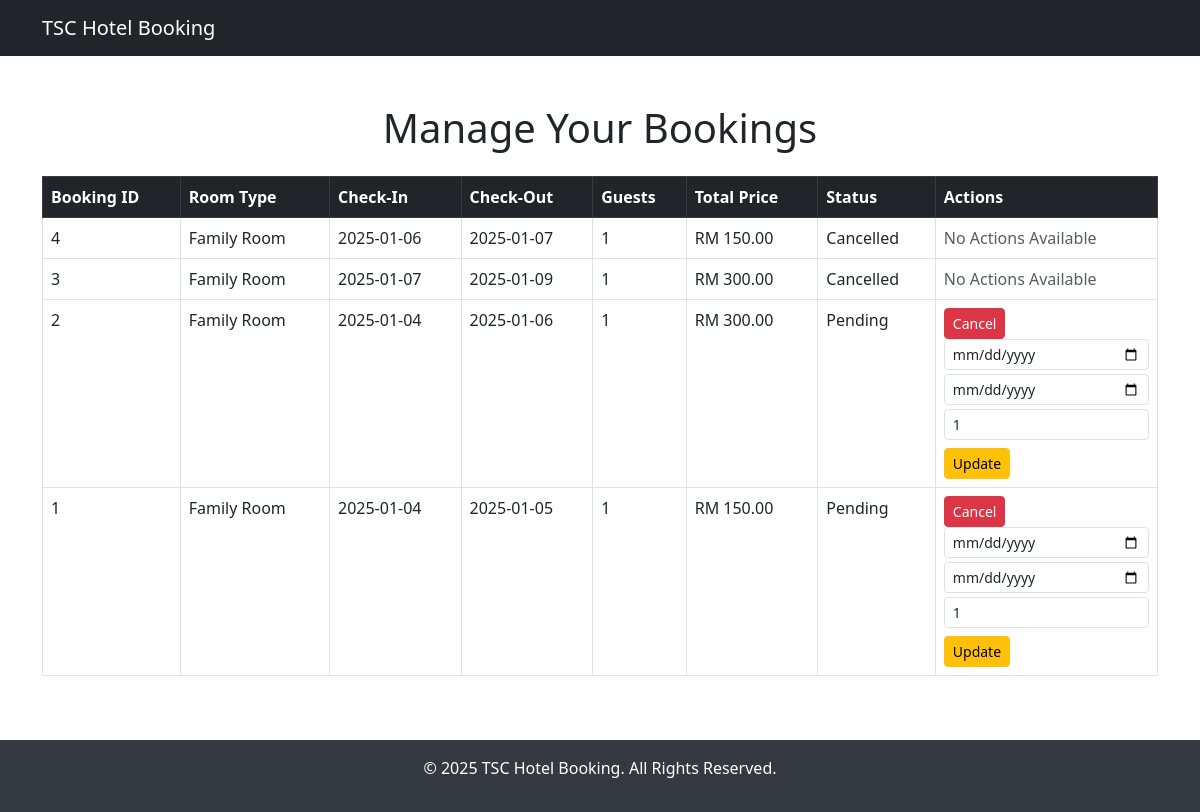
The page /manage_booking.php (signed in) on the database its author committed.
### tables this page shows
CREATE TABLE `booking` (
  `BookingID` int(11) NOT NULL,
  `CustomerID` int(11) NOT NULL,
  `CheckInDate` date NOT NULL,
  `CheckOutDate` date NOT NULL,
  `BookingStatus` varchar(50) NOT NULL DEFAULT 'Pending',
  `NumberOfGuest` int(11) NOT NULL,
  `TotalPrice` decimal(10,2) DEFAULT NULL,
  `BookingDate` datetime DEFAULT current_timestamp()
);

CREATE TABLE `room` (
  `RoomID` int(11) NOT NULL,
  `RoomType` varchar(50) NOT NULL,
  `PricePerNight` decimal(10,2) NOT NULL,
  `Capacity` int(11) NOT NULL,
  `AvailabilityStatus` tinyint(1) NOT NULL DEFAULT 1
);

### manage_booking.php (the view, shortened to what this page needs)
<?php
include('includes/db.php');
$user_id = $_SESSION['user_id'];
$guestCapacity = [
    'Family Room' => 4,
    'Suite' => 2,
    'Standard Deluxe' => 2,
];
$booking_query = "
    SELECT b.BookingID, b.CheckInDate, b.CheckOutDate, b.TotalPrice, b.NumberOfGuest, b.BookingStatus,
           r.RoomType
    FROM Booking b
    INNER JOIN BookingRoom br ON b.BookingID = br.BookingID
    INNER JOIN Room r ON br.RoomID = r.RoomID
    WHERE b.CustomerID = $user_id
    ORDER BY b.BookingDate DESC
";
$bookings = mysqli_query($conn, $booking_query);
?>
<!DOCTYPE html>
<html lang="en">
<head>
    <link href="https://cdn.jsdelivr.net/npm/bootstrap@5.3.0/dist/css/bootstrap.min.css" rel="stylesheet">
</head>
<body>
    <nav class="navbar navbar-expand-lg navbar-dark bg-dark">
        <div class="container">
            <a class="navbar-brand" href="home.php">TSC Hotel Booking</a>
        </div>
    </nav>
    <main class="container my-5">
        <h1 class="text-center">Manage Your Bookings</h1>
        <div class="table-responsive mt-4">
            <table class="table table-bordered">
                <thead class="table-dark">
                    <tr>
                        <th>Booking ID</th>
                        <th>Room Type</th>
                        <th>Check-In</th>
                        <th>Check-Out</th>
                        <th>Guests</th>
                        <th>Total Price</th>
                        <th>Status</th>
                        <th>Actions</th>
                    </tr>
                </thead>
                <tbody>
                    <?php
                    if ($bookings && mysqli_num_rows($bookings) > 0) {
                        while ($booking = mysqli_fetch_assoc($bookings)) {
                            $maxGuests = isset($guestCapacity[$booking['RoomType']]) ? $guestCapacity[$booking['RoomType']] : 1;
                            echo "<tr>
                                <td>" . htmlspecialchars($booking['BookingID']) . "</td>
                                <td>" . htmlspecialchars($booking['RoomType']) . "</td>
                                <td>" . htmlspecialchars($booking['CheckInDate']) . "</td>
                                <td>" . htmlspecialchars($booking['CheckOutDate']) . "</td>
                                <td>" . htmlspecialchars($booking['NumberOfGuest']) . "</td>
                                <td>RM " . htmlspecialchars($booking['TotalPrice']) . "</td>
                                <td>" . htmlspecialchars($booking['BookingStatus']) . "</td>
                                <td>";
                            if (in_array($booking['BookingStatus'], ['Pending', 'Confirmed'])) {
                                echo "
                                <form method='POST' class='d-inline'>
                                    <input type='hidden' name='booking_id' value='" . htmlspecialchars($booking['BookingID']) . "'>
                                    <button type='submit' name='cancel_booking' class='btn btn-danger btn-sm'>Cancel</button>
                                </form>
                                <form method='POST' class='d-inline mt-2'>
                                    <input type='hidden' name='booking_id' value='" . htmlspecialchars($booking['BookingID']) . "'>
                                    <input type='hidden' name='room_type' value='" . htmlspecialchars($booking['RoomType']) . "'>
                                    <div class='mb-2'>
                                        <input type='date' name='check_in' class='form-control form-control-sm mb-1' required placeholder='New Check-In'>
                                        <input type='date' name='check_out' class='form-control form-control-sm mb-1' required placeholder='New Check-Out'>
                                        <input type='number' name='number_of_guests' class='form-control form-control-sm' min='1' max='$maxGuests' value='" . htmlspecialchars($booking['NumberOfGuest']) . "' required>
                                    </div>
                                    <button type='submit' name='update_booking' class='btn btn-warning btn-sm'>Update</button>
                                </form>";
                            } else {
                                echo "<span class='text-muted'>No Actions Available</span>";
                            }
                            echo "</td>
                            </tr>";
                        }
                    } else {
                        echo "<tr><td colspan='8' class='text-center'>No bookings found.</td></tr>";
                    }
                    ?>
                </tbody>
            </table>
        </div>
    </main>
    <footer>
        <div class="container">
            <p>&copy; 2025 TSC Hotel Booking. All Rights Reserved.</p>
        </div>
    </footer>
</body>
</html>

### manage_booking.php (style rules this page uses)
body { display: flex; flex-direction: column; min-height: 100vh; }
main { flex: 1; }
footer { background-color: #343a40; color: white; text-align: center; padding: 1rem 0; }

### rows shown on the page
booking: BookingID "4", room.RoomType "Family Room", CheckInDate "2025-01-06", CheckOutDate "2025-01-07", NumberOfGuest "1", TotalPrice "150.00", BookingStatus "Cancelled", shows "No Actions Available"
booking: BookingID "3", room.RoomType "Family Room", CheckInDate "2025-01-07", CheckOutDate "2025-01-09", NumberOfGuest "1", TotalPrice "300.00", BookingStatus "Cancelled", shows "No Actions Available"
booking: BookingID "2", room.RoomType "Family Room", CheckInDate "2025-01-04", CheckOutDate "2025-01-06", NumberOfGuest "1", TotalPrice "300.00", BookingStatus "Pending", number_of_guests "1"
booking: BookingID "1", room.RoomType "Family Room", CheckInDate "2025-01-04", CheckOutDate "2025-01-05", NumberOfGuest "1", TotalPrice "150.00", BookingStatus "Pending", number_of_guests "1"
